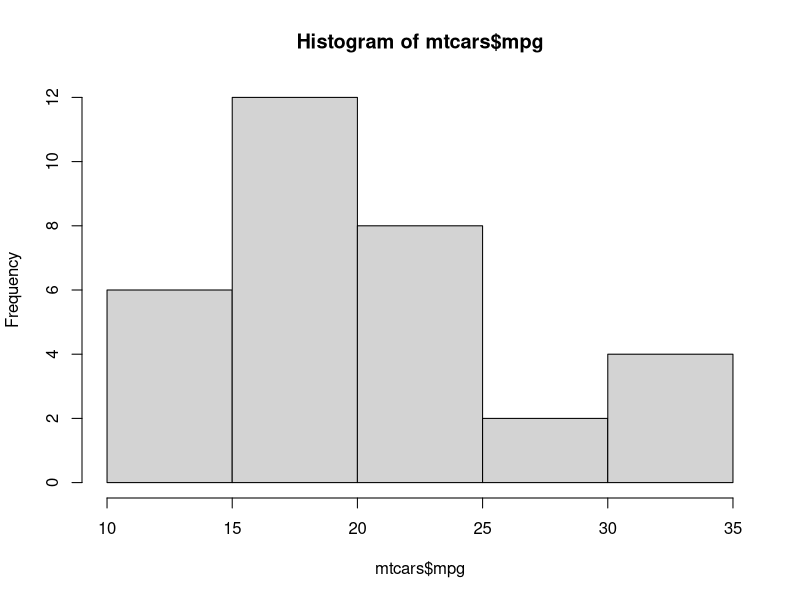
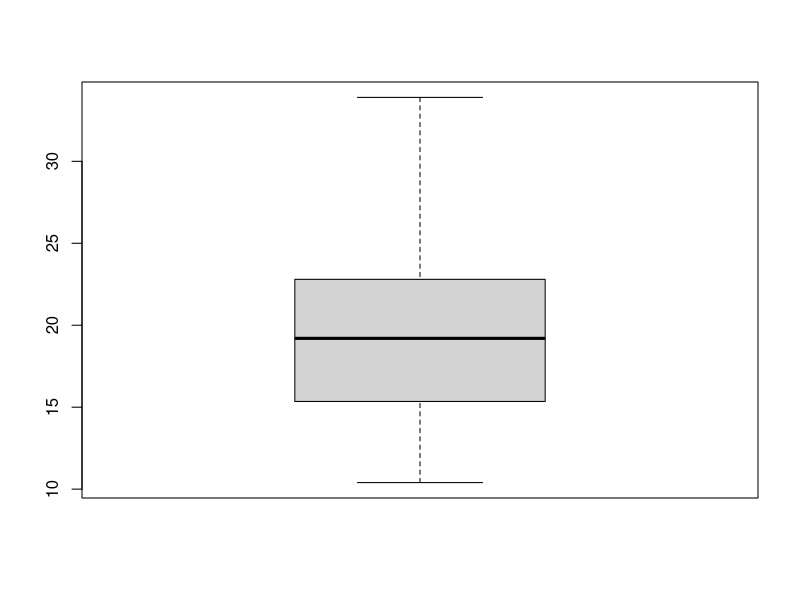
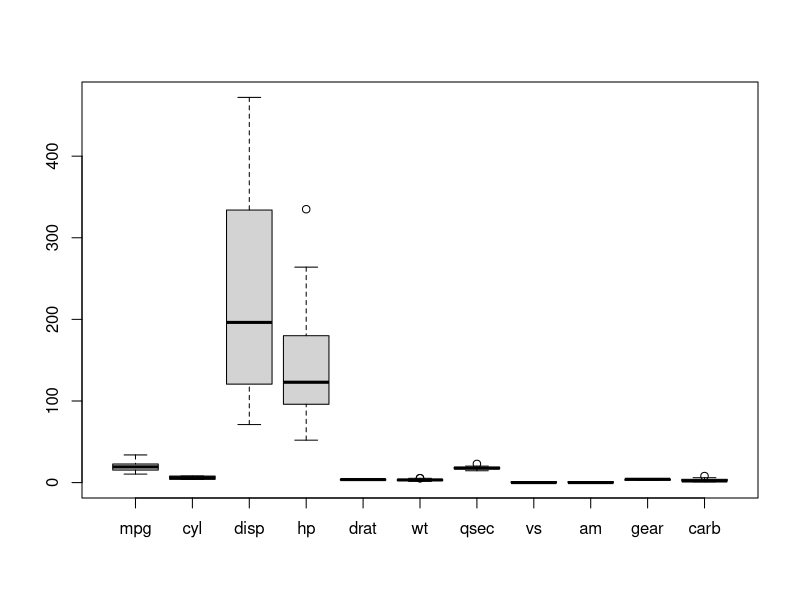

The R script that drew these images, in order:
# We precede comments with a pound sign.
# We can do basic arithmetic in R, and store variables using <-.
1+6
a <- 2
b <- 3
a+b

#Vectors are a crucial part of R. 
#We create them with c(), and can perform arithmetic without for loops.
#Run each line of code, one row at a time, to see what happens (see if you can guess correctly before actually running the code)
#The keyboard short cut to run the line of code that the cursor is blinking on is ctrl + enter,
#or for a mac it is command + enter

v <- c(3,5,10,40)
v
v[2]
v^2
3*v
v>8
v[v>8]
w <- seq(1,30,4)
w
w[c(1,2,3)]
w[w>10 & w<20]

# R comes preloaded with several data sets. 
data() #see all the datasets

#We'll use the mtcars data set for the rest of this task.
?mtcars
mtcars
head(mtcars)
head(mtcars,8)
View(mtcars)

mtcars$mpg
mean(mtcars$mpg)
median(mtcars$mpg)

#To learn more about the any function, precede it with a question mark.  
#We'll be using more developed plotting packages than base R's plot function. 
#But here are a few base R commands that are quick
hist(mtcars$mpg)
boxplot(mtcars$mpg)
boxplot(mtcars)
summary(mtcars)
